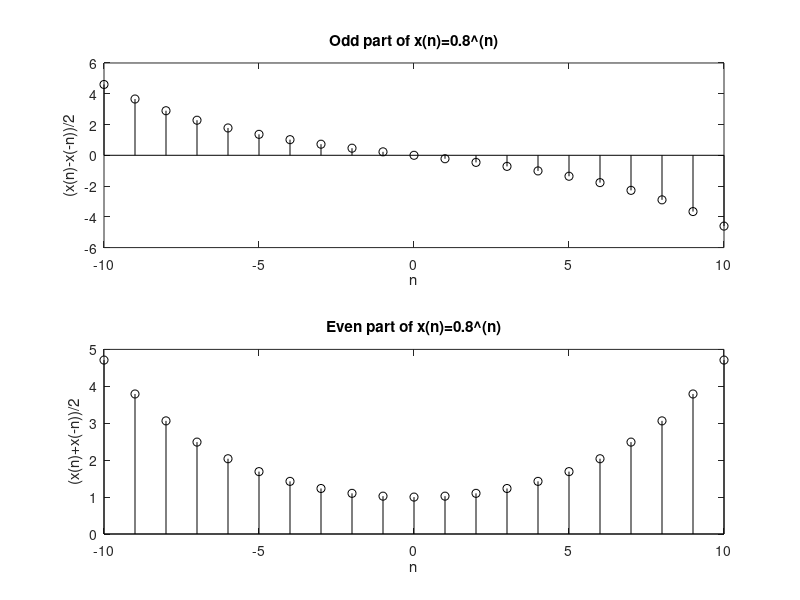

MATLAB code for this plot:
clc
clear all
close all

n=-10:1:10
x=(0.8).^n;
y=(0.8).^(-n);

even=(x+y)/2;
odd=(x-y)/2;

subplot(2,1,1);
stem(n,odd, 'k');
xlabel('n')
ylabel('(x(n)-x(-n))/2')
title('Odd part of x(n)=0.8^(n)','Interpreter','none')
subplot(2,1,2);
stem(n,even,'k');
xlabel('n')
ylabel('(x(n)+x(-n))/2')
title('Even part of x(n)=0.8^(n)','Interpreter','none')
